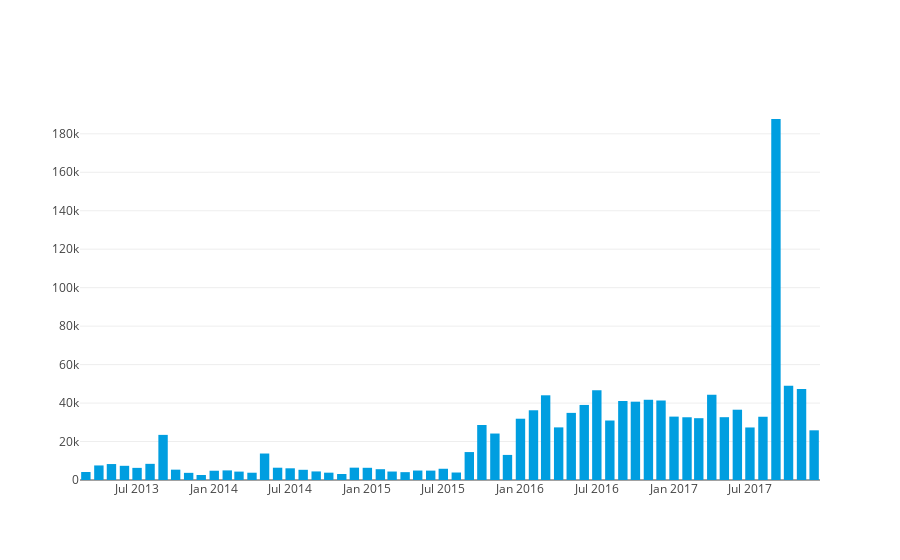

Notebook code for this chart:
### Code cell
query_afd_comments_by_month = (
    'SELECT year(created_time) year, month(created_time) month, count(*) count '
    'FROM comment '
    'WHERE page=22 AND year(created_time)>=2011 '
    'GROUP BY year(created_time), month(created_time)'
)
rows_afd_comments_by_month = execute_query(query_afd_comments_by_month)
plot_bar_chart(rows_afd_comments_by_month, 'AfD', 'rgb(0, 158, 224)')

### Figure 1 — Plotly figure (JSON) as saved in the notebook; plotly's stock layout.template omitted (floating-point values rounded to 4 significant figures)
{"data": [{"marker": {"color": "rgb(0, 158, 224)"}, "name": "AfD", "type": "bar", "x": ["2013-3", "2013-4", "2013-5", "2013-6", "2013-7", "2013-8", "2013-9", "2013-10", "2013-11", "2013-12", "2014-1", "2014-2", "2014-3", "2014-4", "2014-5", "2014-6", "2014-7", "2014-8", "2014-9", "2014-10", "2014-11", "2014-12", "2015-1", "2015-2", "2015-3", "2015-4", "2015-5", "2015-6", "2015-7", "2015-8", "2015-9", "2015-10", "2015-11", "2015-12", "2016-1", "2016-2", "2016-3", "2016-4", "2016-5", "2016-6", "2016-7", "2016-8", "2016-9", "2016-10", "2016-11", "2016-12", "2017-1", "2017-2", "2017-3", "2017-4", "2017-5", "2017-6", "2017-7", "2017-8", "2017-9", "2017-10", "2017-11", "2017-12"], "y": [4147, 7570, 8296, 7380, 6306, 8401, 23460, 5375, 3722, 2595, 4819, 4989, 4369, 3787, 13769, 6388, 6086, 5301, 4454, 3809, 3109, 6416, 6350, 5613, 4405, 4080, 4920, 4881, 5846, 3897, 14525, 28596, 24163, 13043, 31864, 36259, 44048, 27358, 34902, 39028, 46703, 30932, 41071, 40725, 41716, 41335, 32962, 32622, 32139, 44381, 32656, 36549, 27319, 32886, 187704, 48994, 47293, 25839]}], "layout": {}}
